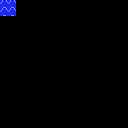

Tiled map render using the project's own tile images. Description and the whole map definition, tile-layer contents included, below:
An orthogonal 8x8 tile map with 16x16 px tiles, 1 tile layer (background).

<map version="1.5" tiledversion="1.6.0" orientation="orthogonal" renderorder="right-down" width="8" height="8" tilewidth="16" tileheight="16" infinite="0" nextlayerid="2" nextobjectid="1">
 <tileset firstgid="1" name="tile_collection" tilewidth="16" tileheight="16" tilecount="2" columns="0">
  <grid orientation="orthogonal" width="1" height="1" />
  <tile id="0">
   <image width="16" height="16" source="../../back.png" />
  </tile>
  <tile id="2">
   <image width="15" height="15" source="../../bpanel.png" />
  </tile>
 </tileset>
 <layer id="1" name="background" width="8" height="8">
  <data encoding="csv">
1,0,0,0,0,0,0,0,
0,0,0,0,0,0,0,0,
0,0,0,0,0,0,0,0,
0,0,0,0,0,0,0,0,
0,0,0,0,0,0,0,0,
0,0,0,0,0,0,0,0,
0,0,0,0,0,0,0,0,
0,0,0,0,0,0,0,0
</data>
 </layer>
</map>
